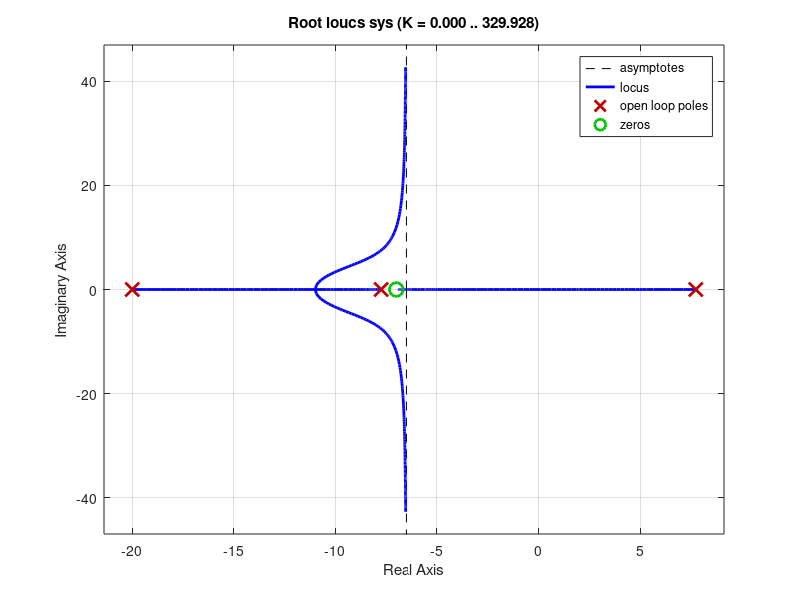
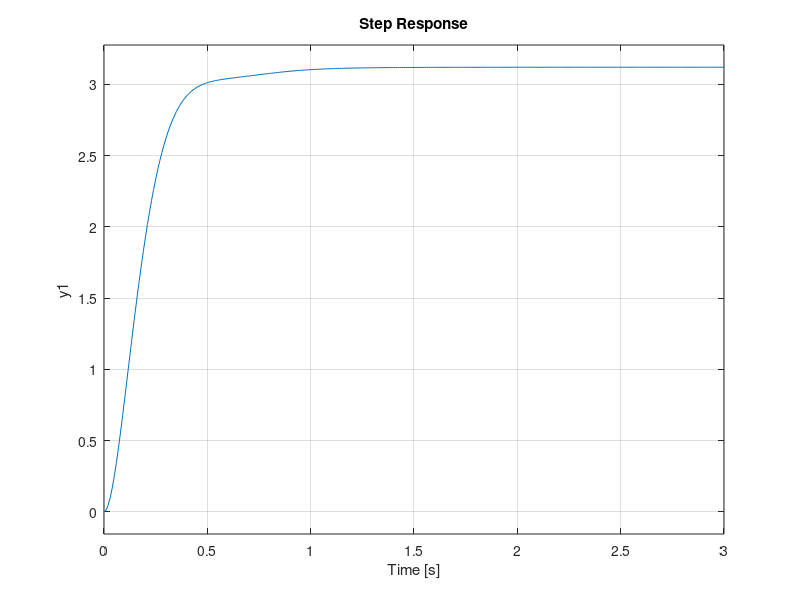

Recreate these plots in MATLAB, in order.
num=[6.122];
den=[1 0 -60];
numlead=-7;
denlead=-20;
[Z,P,K]=tf2zp(num,den);
Za=[Z;numlead];
Pa=[P;denlead];
[num2,den2]=zp2tf(Za,Pa,K);
sys=tf(num2,den2);
rlocus(sys);
figure
KK=41.2057;
sys2=zpk(Za,Pa,KK*K);
sysc=sys2/(1+sys2);
t=0:0.01:3;
step(sysc,t);